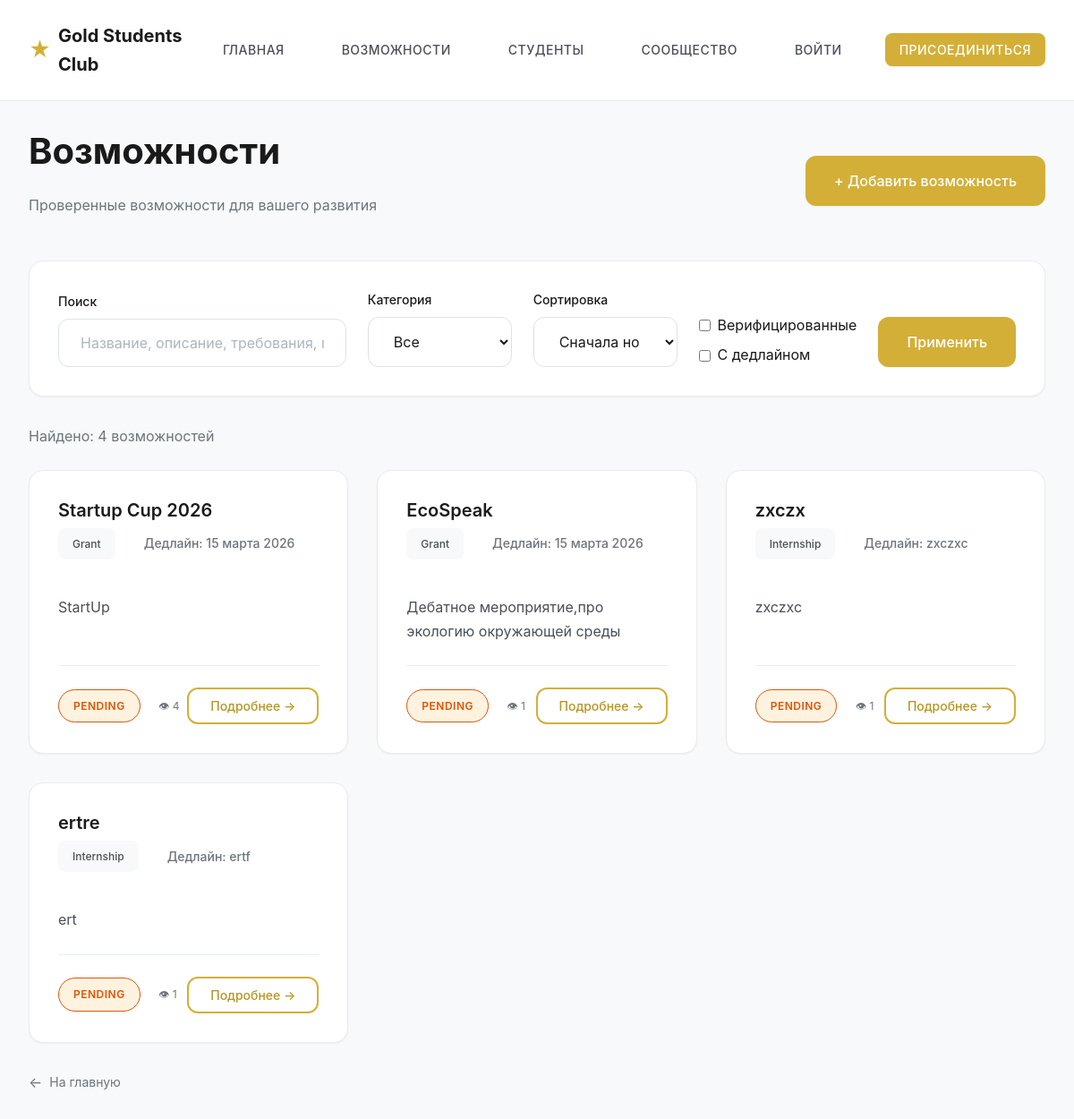
The page /opportunities on the database its author committed.
### app.py (models this page shows, shortened)
class Opportunity(db.Model):
    id = db.Column(db.Integer, primary_key=True)
    title = db.Column(db.String(200), nullable=False, index=True)
    description = db.Column(db.Text)
    requirements = db.Column(db.Text)  # требования
    category = db.Column(db.String(50), index=True)  # grant, internship, project, mentor, housing
    deadline = db.Column(db.String(50))
    source = db.Column(db.String(200))  # источник / партнёр
    verified = db.Column(db.Boolean, default=False, index=True)
    views_count = db.Column(db.Integer, default=0)
    created_at = db.Column(db.DateTime, default=datetime.utcnow)
    updated_at = db.Column(db.DateTime, default=datetime.utcnow, onupdate=datetime.utcnow)

### app.py (the view, shortened to what this page needs)
@app.route("/opportunities")
def opportunities():
    category = request.args.get("category", "")
    search_query = request.args.get("search", "").strip()
    verified_only = request.args.get("verified", "") == "on"
    with_deadline = request.args.get("deadline", "") == "on"  # только с указанным дедлайном
    sort = request.args.get("sort", "")  # "", "deadline", "newest"
    page = request.args.get("page", 1, type=int)
    per_page = 12
    query = Opportunity.query
    if category:
        query = query.filter(Opportunity.category == category)
    if verified_only:
        query = query.filter(Opportunity.verified == True)
    if with_deadline:
        query = query.filter(Opportunity.deadline != None, Opportunity.deadline != "")
    if sort == "deadline":
        query = query.order_by(
            Opportunity.deadline.asc(),
            Opportunity.verified.desc(),
            Opportunity.created_at.desc()
        )
    else:
        query = query.order_by(
            Opportunity.verified.desc(),
            Opportunity.created_at.desc()
        )
    pagination = query.paginate(page=page, per_page=per_page, error_out=False)
    ops = pagination.items
    categories = [c[0] for c in db.session.query(Opportunity.category).distinct().all() if c[0]]
    return render_template(
        "opportunities.html",
        opportunities=ops,
        pagination=pagination,
        categories=categories,
        current_category=category,
        current_search=search_query,
        verified_only=verified_only,
        with_deadline=with_deadline,
        sort=sort
    )

### templates/opportunities.html (shortened to what this page needs)
{% extends "base.html" %}
{% block content %}
    <div class="container">
        <div class="flex-between mb-4">
            <div>
                <h1>Возможности</h1>
                <p class="text-muted">Проверенные возможности для вашего развития</p>
            </div>
            <a href="/add-opportunity" class="btn btn-primary">
                + Добавить возможность
            </a>
        </div>
        <div class="card mb-4" style="background: var(--white);">
            <form method="GET" action="/opportunities" class="filter-form">
                <div style="display: grid; grid-template-columns: 2fr 1fr 1fr 1fr auto; gap: var(--spacing-md); align-items: end;">
                    <div class="form-group" style="margin-bottom: 0;">
                        <label class="form-label">Поиск</label>
                        <input type="text" name="search" class="form-control"
                               placeholder="Название, описание, требования, партнёр..."
                               value="{{ current_search }}">
                    </div>
                    <div class="form-group" style="margin-bottom: 0;">
                        <label class="form-label">Категория</label>
                        <select name="category" class="form-select">
                            <option value="">Все</option>
                        </select>
                    </div>
                    <div class="form-group" style="margin-bottom: 0;">
                        <label class="form-label">Сортировка</label>
                        <select name="sort" class="form-select">
                            <option value="" {% if sort == '' %}selected{% endif %}>Сначала новые</option>
                        </select>
                    </div>
                    <div class="form-group" style="margin-bottom: 0;">
                        <label style="display: flex; align-items: center; gap: var(--spacing-xs); cursor: pointer; margin-bottom: var(--spacing-xs);"><input type="checkbox" name="verified" {% if verified_only %}checked{% endif %}"> Верифицированные</label>
                        <label style="display: flex; align-items: center; gap: var(--spacing-xs); cursor: pointer;"><input type="checkbox" name="deadline" {% if with_deadline %}checked{% endif %}"> С дедлайном</label>
                    </div>
                    <div>
                        <button type="submit" class="btn btn-primary btn-block">Применить</button>
                    </div>
                </div>
            </form>
        </div>
        {% if opportunities %}
            <p class="text-muted mb-3">
                Найдено: {{ pagination.total }} возможностей
            </p>
            <div class="grid grid-2">
                {% for op in opportunities %}
                    <div class="card opportunity-card">
                        <div class="card-header">
                            <h3 class="card-title">
                                <a href="/opportunity/{{ op.id }}">{{ op.title }}</a>
                            </h3>
                            <div class="card-subtitle">
                                <span class="category-tag">{{ op.category }}</span>
                                {% if op.deadline %}
                                    <span class="deadline">Дедлайн: {{ op.deadline }}</span>
                                {% endif %}
                            </div>
                        </div>
                        <p class="card-text">
                            {% if op.description %}
                                {{ op.description[:150] }}{% if op.description|length > 150 %}...{% endif %}
                            {% else %}
                                <span class="text-muted">Описание отсутствует</span>
                            {% endif %}
                        </p>
                        <div class="card-footer">
                            <div>
                                {% if op.verified %}
                                    <span class="badge badge-success">✓ Verified</span>
                                {% else %}
                                    <span class="badge badge-warning">Pending</span>
                                {% endif %}
                                {% if op.views_count %}
                                    <span class="text-muted" style="font-size: var(--font-size-xs); margin-left: var(--spacing-sm);">
                                        👁 {{ op.views_count }}
                                    </span>
                                {% endif %}
                            </div>
                            <a href="/opportunity/{{ op.id }}" class="btn btn-outline btn-sm">Подробнее →</a>
                        </div>
                    </div>
                {% endfor %}
            </div>
        {% endif %}
        <a href="/" class="back-link">На главную</a>
    </div>
{% endblock %}

### rows shown on the page
Opportunity: title "Startup Cup 2026", category "Grant", deadline "15 марта 2026", description "StartUp", verified "PENDING", views_count "4"
Opportunity: title "EcoSpeak", category "Grant", deadline "15 марта 2026", description "Дебатное мероприятие,про экологию окружающей среды", verified "PENDING", views_count "1"
Opportunity: title "zxczx", category "Internship", deadline "zxczxc", description "zxczxc", verified "PENDING", views_count "1"
Opportunity: title "ertre", category "Internship", deadline "ertf", description "ert", verified "PENDING", views_count "1"

### other values the page prints
{{ pagination.total }} "4"
